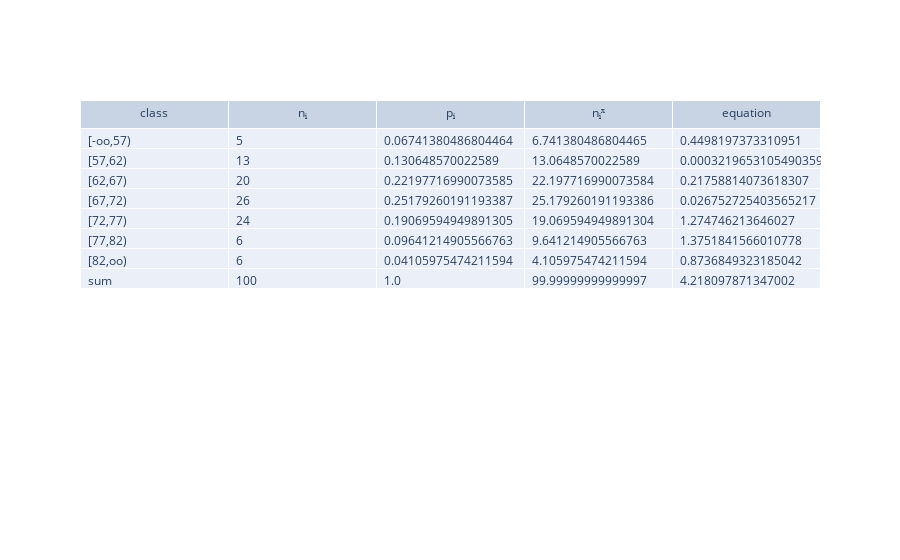

Write notebook code for a chart like this one.
### Markdown cell above
# Aufgabe 2
In Beispiel 2.60 der Vorlesung hatten wir gezeigt, dass die 100 Pseudozufallszahlen   
49, 50, 51, 51, 56, 57, 57, 58, 59, 59, 59, 60, 60, 60, 60, 61, 61, 61, 62, 62, 62, 62, 62, 62, 62, 63, 63, 64, 64, 64, 65, 65, 65, 66, 66, 66, 66, 66, 67, 67, 67, 68, 68, 68, 68, 68, 68, 69, 69, 69, 69, 69, 69, 69, 70, 70, 70, 70, 71, 71, 71, 71, 71, 71, 72, 73, 73, 73, 73, 73, 73, 73, 74, 74, 74, 74, 74, 74, 74, 74, 74, 75, 76, 76, 76, 76, 76, 76, 77, 77, 78, 78, 80, 81, 82, 82, 83, 84, 84, 86   
bei einer Irrtumswahrscheinlichkeit von 5% nicht normalverteilt zu den Parametern $µ = 70$ und $σ = 5$
sind. Teste nun unter derselben Irrtumswahrscheinlichkeit, ob sie überhaupt normalverteilt sind.

### Code cell
from sympy import oo, sqrt
from sympy.stats import P, Normal
from scipy import stats
import plotly.graph_objects as go

data = [49, 50, 51, 51, 56, 57, 57, 58, 59, 59, 59, 60, 60, 60, 60, 61, 61, 61, 62, 62, 62, 62, 62, 62, 62, 63, 63, 64, 64, 64,
65, 65, 65, 66, 66, 66, 66, 66, 67, 67, 67, 68, 68, 68, 68, 68, 68, 69, 69, 69, 69, 69, 69, 69, 70, 70, 70, 70,
71, 71, 71, 71, 71, 71, 72, 73, 73, 73, 73, 73, 73, 73, 74, 74, 74, 74, 74, 74, 74, 74, 74, 75, 76, 76, 76, 76, 76, 76,
77, 77, 78, 78, 80, 81, 82, 82, 83, 84, 84, 86]
classes = [[-oo,57], [57,62], [62,67], [67,72], [72,77], [77,82], [82,oo]]
delta_t_amounts = [5,13,20,26,24,6,6]
n = 100
assumptions = 2
alpha = 0.05

mu = sum(data)/len(data)
s_squared = 1/(n-1)*sum(list(map(lambda x: (x - mu)**2, data)))


class sample:
    n = n

    def __init__(self, lowerLimit_closed, upperLimit_open, nᵢ):
        self.lowerLimit = lowerLimit_closed
        self.upperLimit = upperLimit_open
        self.nᵢ = nᵢ
        self.X = Normal('X', mu, sqrt(s_squared)) # set lowest and highest element as boundary
        self.pᵢ = float(P(self.X <= self.upperLimit) - P(self.X <= self.lowerLimit))
        self.nᵢˣ = sample.n * self.pᵢ
        self.equation = (self.nᵢ - self.nᵢˣ)**2/self.nᵢˣ

def sum_col(name, table_data):
    return sum([table_data[i][name] for i, item in enumerate(table_data)])

if n != sum(delta_t_amounts):
    raise IOError("delta_t_amounts and n are not equal, possibly wrong input")

s = [sample(delta_t_class[0], delta_t_class[1], delta_t_amounts[i]) for i, delta_t_class in enumerate(classes)]

table_data = []
for i, _sample in enumerate(s):
    samples = {}
    samples['class'] = f"[{_sample.lowerLimit},{_sample.upperLimit})"
    samples['nᵢ'] = _sample.nᵢ
    samples['pᵢ'] = _sample.pᵢ
    samples['nᵢˣ'] = _sample.nᵢˣ
    samples['equation'] = _sample.equation
    table_data.append(samples)
table_data.append({'class': 'sum', 'nᵢ': sum_col('nᵢ', table_data), 'pᵢ': sum_col('pᵢ', table_data), 'nᵢˣ': sum_col('nᵢˣ', table_data), 'equation': sum_col('equation', table_data)})

f = len(delta_t_amounts) -1
quantile = 1-alpha
degrees = f - assumptions
c = stats.chi2.ppf(quantile, degrees)
z = table_data[-1]['equation']

print(f"test value: z = {z}")
print(f'c = {c} is the {quantile:1f}-quantile of the 𝜒²-distribution with f = {degrees} degrees')
print(f"the sample {'seems' if z < c else 'does not seem'} to be equally distributed with a {alpha*100}% error rate")

fig = go.Figure(data=[go.Table(header=dict(values=list(samples.keys())),
                 cells=dict(values=transpose([list(item.values()) for item in table_data]), align="left"))
                    ])
fig.show()

### Figure 1 — Plotly figure (JSON) as saved in the notebook; plotly's stock layout.template omitted (floating-point values rounded to 4 significant figures)
{"data": [{"cells": {"align": "left", "values": [["[-oo,57)", "[57,62)", "[62,67)", "[67,72)", "[72,77)", "[77,82)", "[82,oo)", "sum"], ["5", "13", "20", "26", "24", "6", "6", "100"], ["0.06741380486804464", "0.130648570022589", "0.22197716990073585", "0.25179260191193387", "0.19069594949891305", "0.09641214905566763", "0.04105975474211594", "1.0"], ["6.741380486804465", "13.0648570022589", "22.197716990073584", "25.179260191193386", "19.069594949891304", "9.641214905566763", "4.105975474211594", "99.99999999999997"], ["0.4498197373310951", "0.0003219653105490359", "0.21758814073618307", "0.026752725403565217", "1.274746213646027", "1.3751841566010778", "0.8736849323185042", "4.218097871347002"]]}, "header": {"values": ["class", "nᵢ", "pᵢ", "nᵢˣ", "equation"]}, "type": "table"}], "layout": {}}
